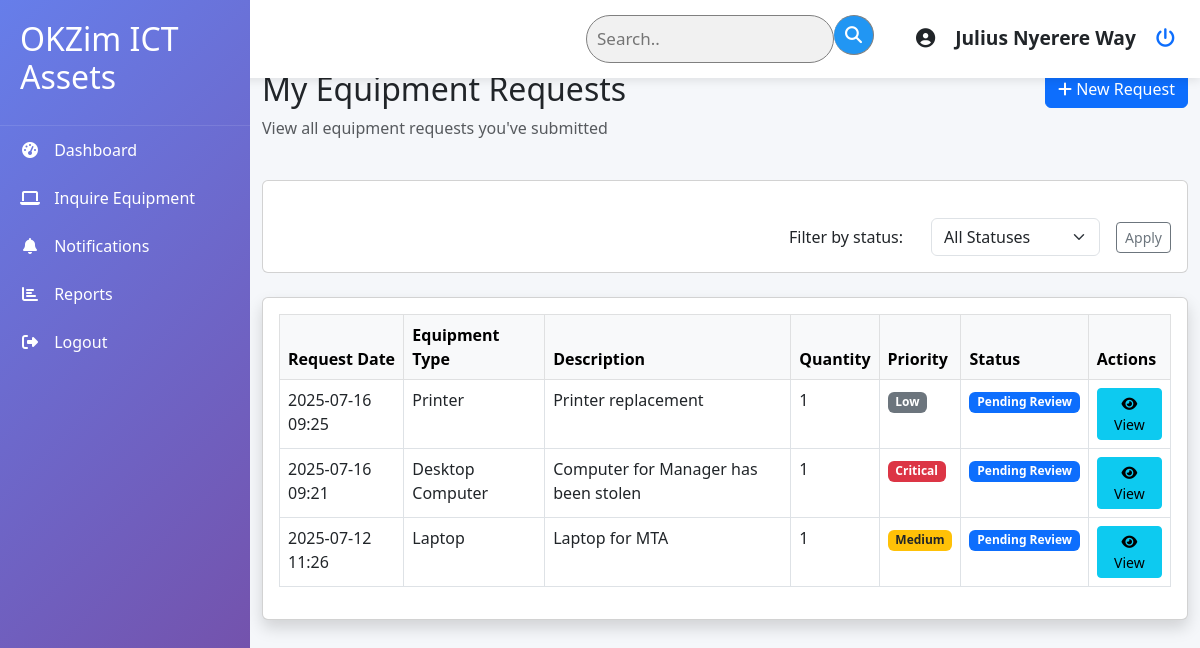
/asset_management/my-requests/ (signed in), run on the app's committed database.
### asset_management/models.py (models this page shows, shortened)
class AssetInquiry(models.Model):
    ASSET_TYPES = [
        ("LAPTOP", "Laptop"),
        ("DESKTOP", "Desktop Computer"),
        ("PRINTER", "Printer"),
        ("PHONE", "Phone"),
        ("TABLET", "Tablet"),
        ("OTHER", "Other Equipment"),
    ]
    PRIORITY_CHOICES = [
        ("LOW", "Low"),
        ("MEDIUM", "Medium"),
        ("HIGH", "High"),
        ("CRITICAL", "Critical"),
    ]
    user = models.ForeignKey(User, on_delete=models.CASCADE)
    asset_type = models.CharField(max_length=20, choices=ASSET_TYPES)
    description = models.TextField(help_text="Why is this equipment needed?")
    quantity = models.PositiveIntegerField(default=1)
    priority = models.CharField(
        max_length=10, choices=PRIORITY_CHOICES, default="MEDIUM"
    )
    submitted_date = models.DateTimeField(auto_now_add=True)
    status = models.CharField(
        max_length=20,
        default="PENDING",
        choices=[
            ("PENDING", "Pending Review"),
            ("APPROVED", "Approved"),
            ("DENIED", "Denied"),
            ("FULFILLED", "Fulfilled"),
        ],
    )
    admin_notes = models.TextField(blank=True, null=True)
    processed_by = models.ForeignKey(
        User,
        on_delete=models.SET_NULL,
        null=True,
        blank=True,
        related_name='processed_inquiries'
    )
    processed_date = models.DateTimeField(null=True, blank=True)
    class Meta:
        verbose_name_plural = "Asset Inquiries"
        ordering = ["-submitted_date"]

### asset_management/views.py (the view)
# urls.py: path('my-requests/', views.my_equipment_requests, name='my_equipment_requests'),
@login_required
def my_equipment_requests(request):
    user = request.user
    requests = AssetInquiry.objects.filter(
        user=user
    ).select_related(
        'user'
    ).order_by('-submitted_date')
    status_filter = request.GET.get('status', None)
    if status_filter:
        requests = requests.filter(status=status_filter)
    paginator = Paginator(requests, 10)  # Show 10 requests per page
    page_number = request.GET.get('page')
    page_obj = paginator.get_page(page_number)
    context = {
        'page_obj': page_obj,
        'status_choices': AssetInquiry._meta.get_field('status').choices,
        'current_status': status_filter,
    }
    return render(request, 'requests/my_requests.html', context)

### asset_management/templates/requests/my_requests.html (shortened to what this page needs)
{% extends 'base.html' %}
{% load static %}
{% block content %}
<div class="container-fluid">
    <div class="row mb-4">
        <div class="col-md-8">
            <h2>My Equipment Requests</h2>
            <p class="text-muted">View all equipment requests you've submitted</p>
        </div>
        <div class="col-md-4 text-end">
            <a href="{% url 'inquire_asset' %}" class="btn btn-primary">
                <i class="fas fa-plus"></i> New Request
            </a>
        </div>
    </div>
    <div class="card mb-4">
        <div class="card-body">
            <form method="get">
                <div class="row g-3 align-items-center">
                    <div class="col-auto">
                        <label for="status" class="col-form-label">Filter by status:</label>
                    </div>
                    <div class="col-auto">
                        <select name="status" id="status" class="form-select" onchange="this.form.submit()">
                            <option value="">All Statuses</option>
                        </select>
                    </div>
                    <div class="col-auto">
                        <button type="submit" class="btn btn-outline-secondary btn-sm">Apply</button>
                    </div>
                </div>
            </form>
        </div>
    </div>
    <div class="card shadow">
        <div class="card-body">
            <div class="table-responsive">
                <table class="table table-bordered table-hover">
                    <thead class="table-light">
                        <tr>
                            <th>Request Date</th>
                            <th>Equipment Type</th>
                            <th>Description</th>
                            <th>Quantity</th>
                            <th>Priority</th>
                            <th>Status</th>
                            <th>Actions</th>
                        </tr>
                    </thead>
                    <tbody>
                        {% for req in page_obj %}
                        <tr>
                            <td>{{ req.submitted_date|date:"Y-m-d H:i" }}</td>
                            <td>{{ req.get_asset_type_display }}</td>
                            <td>{{ req.description|truncatechars:50 }}</td>
                            <td>{{ req.quantity }}</td>
                            <td>
                                <span class="badge
                                    {% if req.priority == 'HIGH' or req.priority == 'CRITICAL' %}bg-danger
                                    {% elif req.priority == 'MEDIUM' %}bg-warning text-dark
                                    {% else %}bg-secondary{% endif %}">
                                    {{ req.get_priority_display }}
                                </span>
                            </td>
                            <td>
                                <span class="badge
                                    {% if req.status == 'APPROVED' %}bg-success
                                    {% elif req.status == 'DENIED' %}bg-danger
                                    {% elif req.status == 'FULFILLED' %}bg-info text-dark
                                    {% else %}bg-primary{% endif %}">
                                    {{ req.get_status_display }}
                                </span>
                            </td>
                            <td>
                                <a href="{% url 'request_detail' req.id %}" class="btn btn-sm btn-info">
                                    <i class="fas fa-eye"></i> View
                                </a>
                            </td>
                        </tr>
                        {% empty %}
                        <tr>
                            <td colspan="7" class="text-center">No requests found</td>
                        </tr>
                        {% endfor %}
                    </tbody>
                </table>
            </div>
        </div>
    </div>
</div>
{% endblock %}

### asset_management/templates/partials/header.html
<div class="header">
    <form class="example" action="action_page.php">
        <input type="text" placeholder="Search.." name="search">
        <button type="submit"><i class="fa fa-search"></i></button>
    </form>
    <div class="user-profile">
        <div>
            <i class="fas fa-user-circle"></i>
        </div>
        <div class="user-info">
            <div class="user-name">{{ request.user.get_full_name }}</div>
        </div>
        <a href="{% url 'logout' %}" class="logout-btn">
            <i class="fa-solid fa-power-off"></i>
        </a>
    </div>
</div>

### static/styles/css/dashboard.css (style rules this page uses)
:root { --primary: #0056b3; --secondary: #e67e22; --light: #f8f9fa; --dark: linear-gradient(135deg, #667eea 0%, #764ba2 100%);; --success: #28a745; --danger: #dc3545; }
body { font-family: 'Segoe UI', Tahoma, Geneva, Verdana, sans-serif; margin: 0; background-color: #f5f7fa; }
.header { background: white; padding: 15px 25px; margin-left: 300px; box-shadow: 0 2px 10px rgba(0,0,0,0.1); display: flex; justify-content: end; align-items: center; position: fixed; right: 0px; width: 100vw; z-index: 5; gap: 20px; }
.user-profile { font-size: 1.2rem; display: flex; align-items: center; gap: 20px; }
.user-info { font-weight: 600; }
.bg-primary { background: var(--primary); }
.bg-danger { background: var(--danger); }
.bg-secondary { background: var(--secondary); }
form.example input[type=text] { padding: 10px; font-size: 17px; border: 1px solid grey; float: left; width: 80%; background: #f1f1f1; border-radius: 50px; }
form.example button { float: left; padding: 0px; width: 40px; height: 40px; border-radius: 50%; background: #2196F3; color: white; font-size: 17px; border: 1px solid grey; border-left: none; cursor: pointer; }
form.example::after { content: ""; clear: both; display: table; }
* { box-sizing: border-box }

### static/styles/css/asset_transfer.css (style rules this page uses)
input[type="text"], select, textarea { width: 100%; padding: 12px; border: 1px solid #ccc; border-radius: 4px; box-sizing: border-box; resize: vertical; }
label { padding: 12px 12px 12px 0; display: inline-block; }
.row:after { content: ""; display: table; clear: both; }
.row:last-child { display: flex; justify-content: end; margin-top: 5px; }

### data on the page
AssetInquiry: submitted_date "2025-07-16 09:25", asset_type "Printer", description "Printer replacement", quantity "1", priority "Low", status "Pending Review"
AssetInquiry: submitted_date "2025-07-16 09:21", asset_type "Desktop Computer", description "Computer for Manager has been stolen", quantity "1", priority "Critical", status "Pending Review"
AssetInquiry: submitted_date "2025-07-12 11:26", asset_type "Laptop", description "Laptop for MTA", quantity "1", priority "Medium", status "Pending Review"

### other printed values
{{ request.user.get_full_name }} "Julius Nyerere Way"
